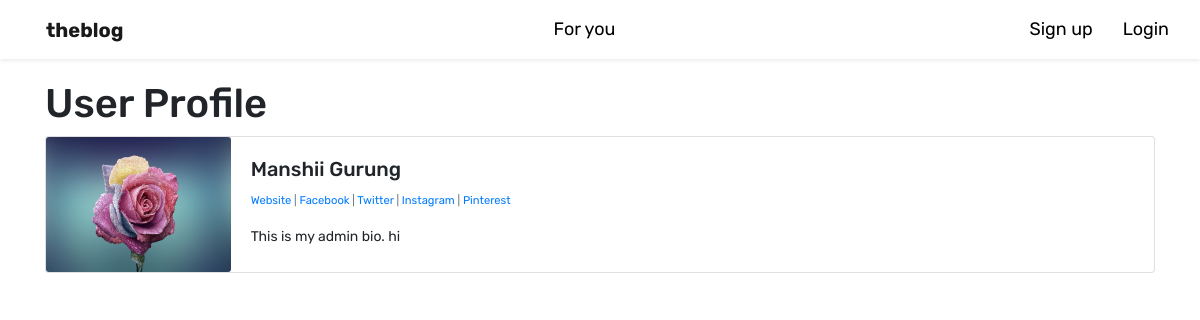
/members/1/profile/, run on the app's committed database.
### theblog/models.py (models this page shows, shortened)
class Profile(models.Model):
	user = models.OneToOneField(User, null=True, on_delete=models.CASCADE)
	bio = models.TextField()
	profile_pic = models.ImageField(null=True, blank=True, upload_to="images/profile/")
	website_url = models.CharField(max_length=255, null=True, blank=True)
	facebook_url = models.CharField(max_length=255, null=True, blank=True)
	twitter_url = models.CharField(max_length=255, null=True, blank=True)
	instagram_url = models.CharField(max_length=255, null=True, blank=True)
	pinterest_url = models.CharField(max_length=255, null=True, blank=True)

### members/views.py (the view)
# urls.py: path('<int:pk>/profile/', ShowProfilePageView.as_view(), name='show_profile_page'),
class ShowProfilePageView(DetailView):
	model = Profile
	template_name = 'registration/user_profile.html'
	def get_context_data(self, *args, **kwargs):
		users = Profile.objects.all()
		context = super(ShowProfilePageView, self).get_context_data(*args, **kwargs)
		page_user = get_object_or_404(Profile, id=self.kwargs['pk'])
		context["page_user"] = page_user
		return context

### members/templates/registration/user_profile.html
{% extends 'base.html' %}
{% load static %}
{% block content %}
	<h1>User Profile</h1>
	<div class="card mb-3">
	  <div class="row no-gutters">
	    <div class="col-md-2">
	    	{% if page_user.profile_pic %}
	      		<img src="{{ page_user.profile_pic.url }}" class="card-img" height=135>
	      	{% else %}
	      		<img src="{% static 'theblog/images/default_profile_pic.png' %}" class="card-img" height=135>
	      	{% endif %}
	    </div>
	    <div class="col-md-10">
	      <div class="card-body">
	        <h5 class="card-title">{{ page_user.user.first_name }} {{ page_user.user.last_name }}</h5>
	        <p class="small text-muted">
	        	{% if page_user.website_url %}
	        		<a href="{{ page_user.website_url }}">Website</a>
	        	{% endif %}
	        	{% if page_user.facebook_url %}
	        		| <a href="{{ page_user.facebook_url }}">Facebook</a>
	        	{% endif %}
	        	{% if page_user.twitter_url %}
	        		| <a href="{{ page_user.twitter_url }}">Twitter</a>
	        	{% endif %}
	        	{% if page_user.instagram_url %}
	        		| <a href="{{ page_user.instagram_url }}">Instagram</a>
	        	{% endif %}
	        	{% if page_user.pinterest_url %}
	        		| <a href="{{ page_user.pinterest_url }}">Pinterest</a>
	        	{% endif %}
	        </p>
	        <p class="card-text">{{ page_user.bio }}</p>
	      </div>
	    </div>
	  </div>
	</div>
{% endblock %}

### theblog/templates/base.html (style rules this page uses)
body { font-family: "Rubik", sans-serif; font-optical-sizing: auto; font-size: 14px; background: white; font-weight: 400px; font-style: normal; }

### data on the page
Profile: profile_pic (picture), user.first_name "Manshii", user.last_name "Gurung", bio "This is my admin bio. hi"
